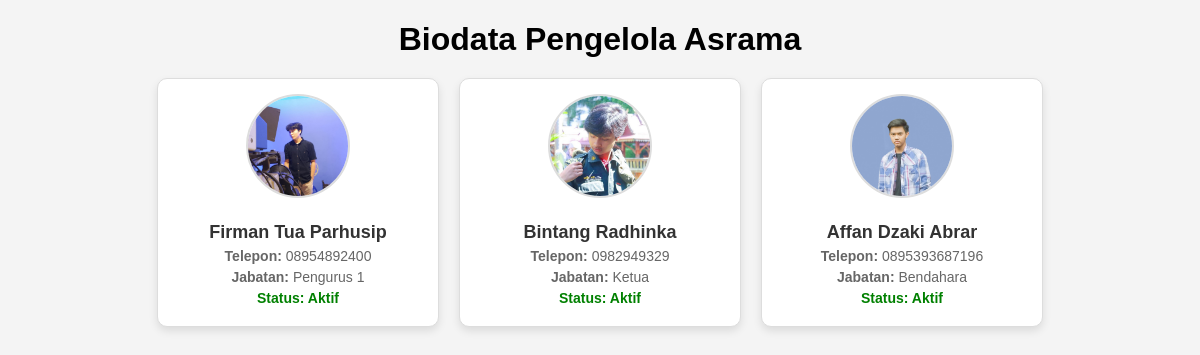
/admin/pengelola_asrama.php, run on the app's committed database.
### tables this page shows
CREATE TABLE `pengelola_asrama` (
  `id` int(11) NOT NULL,
  `nama_lengkap` varchar(100) NOT NULL,
  `nomor_telepon` varchar(15) NOT NULL,
  `jabatan` varchar(50) NOT NULL,
  `status` enum('Aktif','Tidak Aktif') NOT NULL DEFAULT 'Aktif',
  `foto_profil` varchar(255) NOT NULL
);

### admin/pengelola_asrama.php (the view, shortened to what this page needs)
<?php
$host = 'localhost';
$user = 'root';
$pass = '';
$db = 'asramakita';
$conn = new mysqli($host, $user, $pass, $db);
$sql = "SELECT * FROM pengelola_asrama";
$result = $conn->query($sql);
?>
<!DOCTYPE html>
<html lang="en">
<head>
</head>
<body>
    <div class="container">
        <h1>Biodata Pengelola Asrama</h1>
        <div class="card-container">
        <?php if ($result->num_rows > 0): ?>
                <?php while ($row = $result->fetch_assoc()): ?>
                    <div class="card">
                        <img src="<?php echo $row['foto_profil'] ?: 'default.png'; ?>" alt="Foto Karyawan">
                        <h2><?php echo htmlspecialchars($row['nama_lengkap']); ?></h2>
                        <p><strong>Telepon:</strong> <?php echo htmlspecialchars($row['nomor_telepon']); ?></p>
                        <p><strong>Jabatan:</strong> <?php echo htmlspecialchars($row['jabatan']); ?></p>
                        <p class="status <?php echo ($row['status'] == 'Aktif') ? 'aktif' : 'tidak-aktif'; ?>">
                            Status: <?php echo htmlspecialchars($row['status']); ?>
                        </p>
                    </div>
                <?php endwhile; ?>
            <?php else: ?>
                <p>Tidak ada data</p>
            <?php endif; ?>
        </div>
    </div>
</body>
</html>

### admin/pengelola_asrama.php (style rules this page uses)
body { font-family: Arial, sans-serif; margin: 0; padding: 0; background-color: #f4f4f4; }
.container { margin: 20px auto; max-width: 1200px; text-align: center; }
h1 { margin-bottom: 20px; }
.card-container { display: flex; flex-wrap: wrap; justify-content: center; gap: 20px; }
.card { width: 250px; background: #fff; border: 1px solid #ddd; border-radius: 10px; padding: 15px; box-shadow: 0 4px 8px rgba(0, 0, 0, 0.1); text-align: center; }
.card img { width: 100px; height: 100px; object-fit: cover; border-radius: 50%; margin-bottom: 10px; border: 2px solid #ddd; }
.card h2 { margin: 10px 0 5px; font-size: 18px; color: #333; }
.card p { margin: 5px 0; font-size: 14px; color: #666; }
.status { font-weight: bold; }
.status.aktif { color: green; }

### data on the page
pengelola_asrama: foto_profil (picture), nama_lengkap "Firman Tua Parhusip", nomor_telepon "08954892400", jabatan "Pengurus 1", status "Aktif"
pengelola_asrama: foto_profil (picture), nama_lengkap "Bintang Radhinka", nomor_telepon "0982949329", jabatan "Ketua", status "Aktif"
pengelola_asrama: foto_profil (picture), nama_lengkap "Affan Dzaki Abrar", nomor_telepon "0895393687196", jabatan "Bendahara", status "Aktif"
